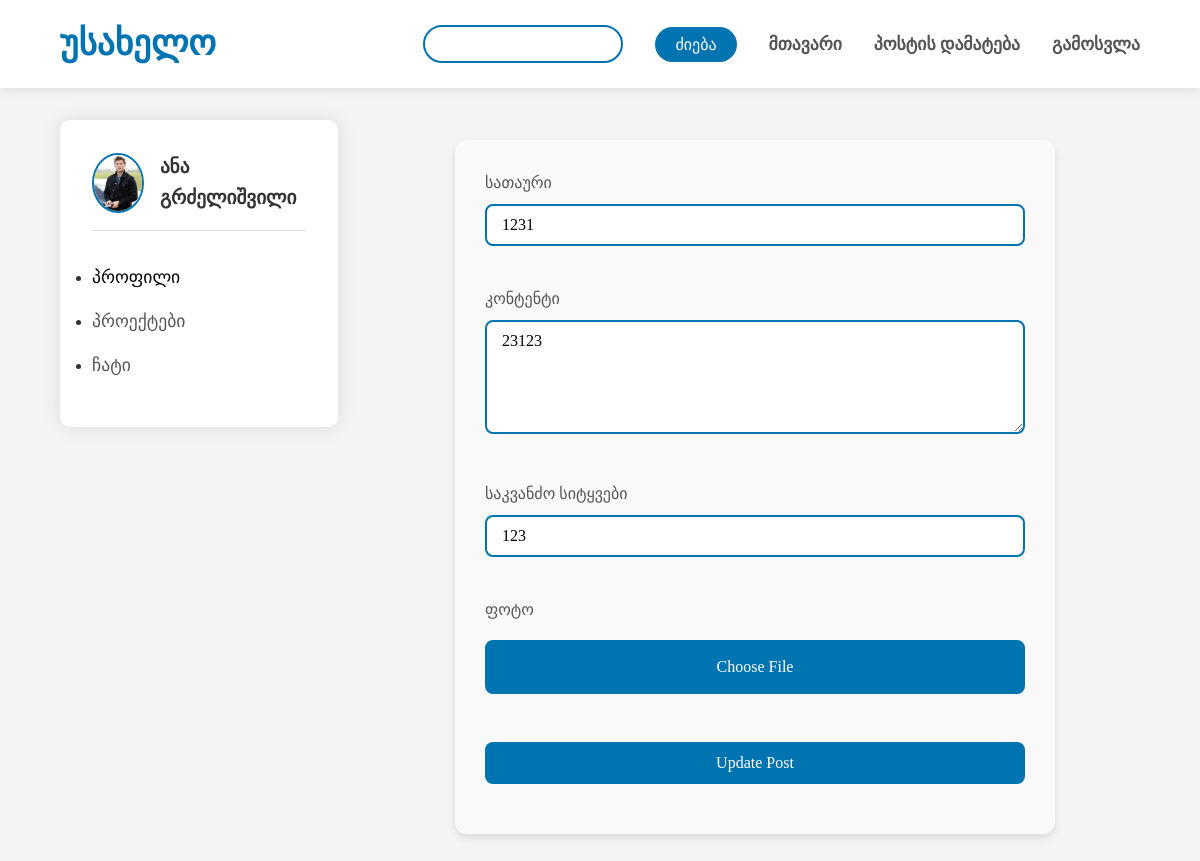
Page /edit_post/1 (signed in) on the earlier database version.
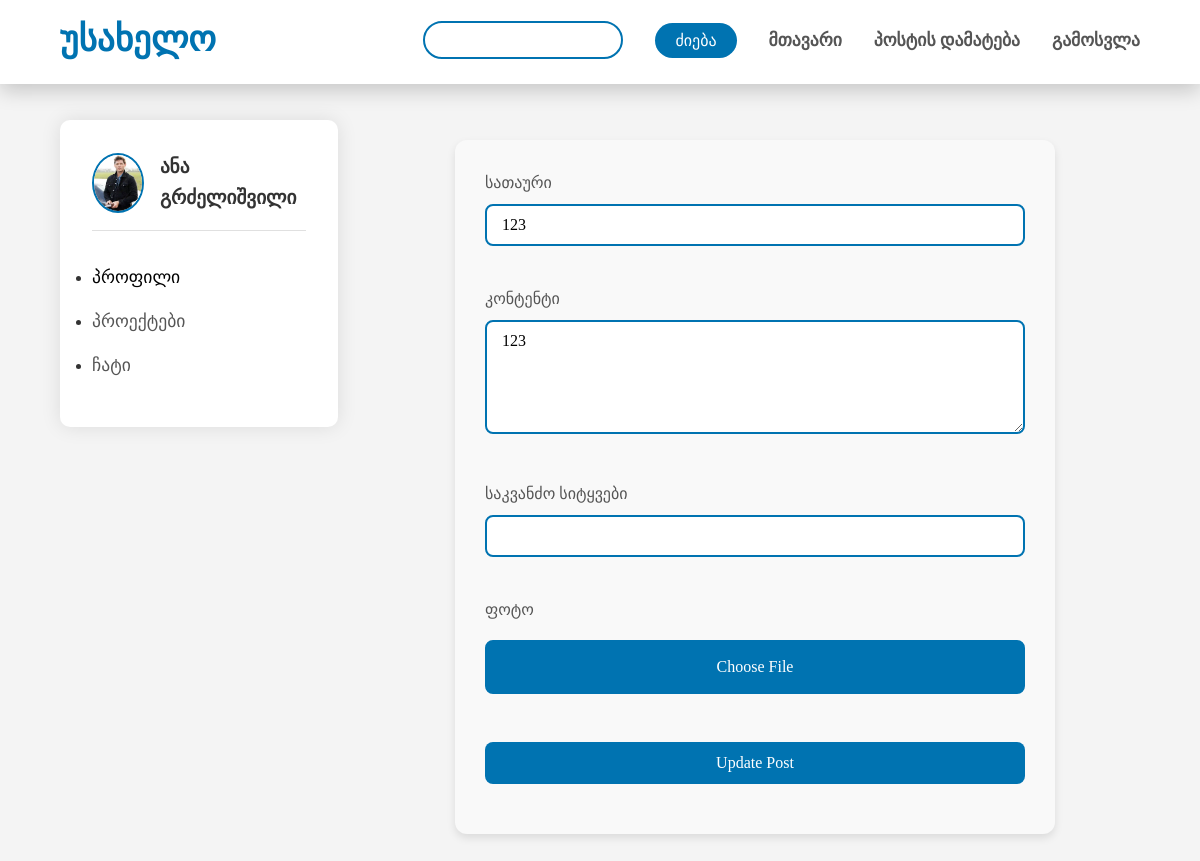
Same page on the later database version.
### models.py (models this page shows)
class Post(db.Model):
    id = db.Column(db.Integer, primary_key=True)
    username = db.Column(db.String(80), nullable=False)
    user_image = db.Column(db.String(80), nullable=False)
    date_posted = db.Column(db.DateTime, nullable=False, default=datetime.utcnow)
    title = db.Column(db.String(80), nullable=False)
    content = db.Column(db.String(), nullable=False)
    image_file = db.Column(db.String(120), nullable=True)
    keywords = db.Column(db.String(200), nullable=True)
    comments = db.relationship('Comment', backref='post', lazy=True, cascade="all, delete-orphan")

### routes.py (the view, shortened to what this page needs)
@app.route("/edit_post/<int:id>", methods=["POST", "GET"])
@login_required
def edit_post(id):
    form = PostForm()
    post = Post.query.get_or_404(id)
    if request.method == "GET":
        form.title.data = post.title
        form.content.data = post.content
        form.keywords.data = post.keywords
    return render_template('edit_post.html', form=form, post=post)

### forms.py
class PostForm(FlaskForm):
    title = StringField('სათაური')
    content = TextAreaField('კონტენტი')
    user_image = FileField('Image (Optional)', validators=[FileAllowed(['jpg', 'png', 'jpeg'])])
    image = FileField('ფოტო', validators=[FileAllowed(['jpg', 'png', 'jpeg', 'gif'])])
    keywords = StringField('საკვანძო სიტყვები')
    submit = SubmitField('დამატება')

### routes.py (called while the page is built)
@login_manager.user_loader
def load_user(user_id):
    return User.query.get(int(user_id))

### templates/edit_post.html (shortened to what this page needs)
{% extends "base.html" %}
{% block styles %}
<link rel="stylesheet" href="/static/styles/editpost.css">
{% endblock %}
{% block content %}
<div class="add-post-container">
    <form method="POST" enctype="multipart/form-data">
        <div class="form-group">
            {{ form.title.label(class="form-label") }}
            {{ form.title(class="title") }}
        </div>
        <div class="form-group">
            {{ form.content.label(class="form-label") }}
            {{ form.content(class="textarea", rows="5") }}
        </div>
        <div class="form-group">
            {{ form.keywords.label(class="form-label") }}
            {{ form.keywords(class="title") }}
        </div>
        <div class="form-group file-upload">
            {{ form.image.label(class="form-label") }}
            <label for="imageInput" class="custom-file-upload">
                <p>Choose File</p>
            </label>
        </div>
        <div class="form-group">
            {{ form.submit(class="submit", value="Update Post") }}
        </div>
    </form>
</div>
{% endblock %}

Differences in the rows shown:
changed Post: title "1231" → "123"; content "23123" → "123"; keywords "123" → (not shown)
